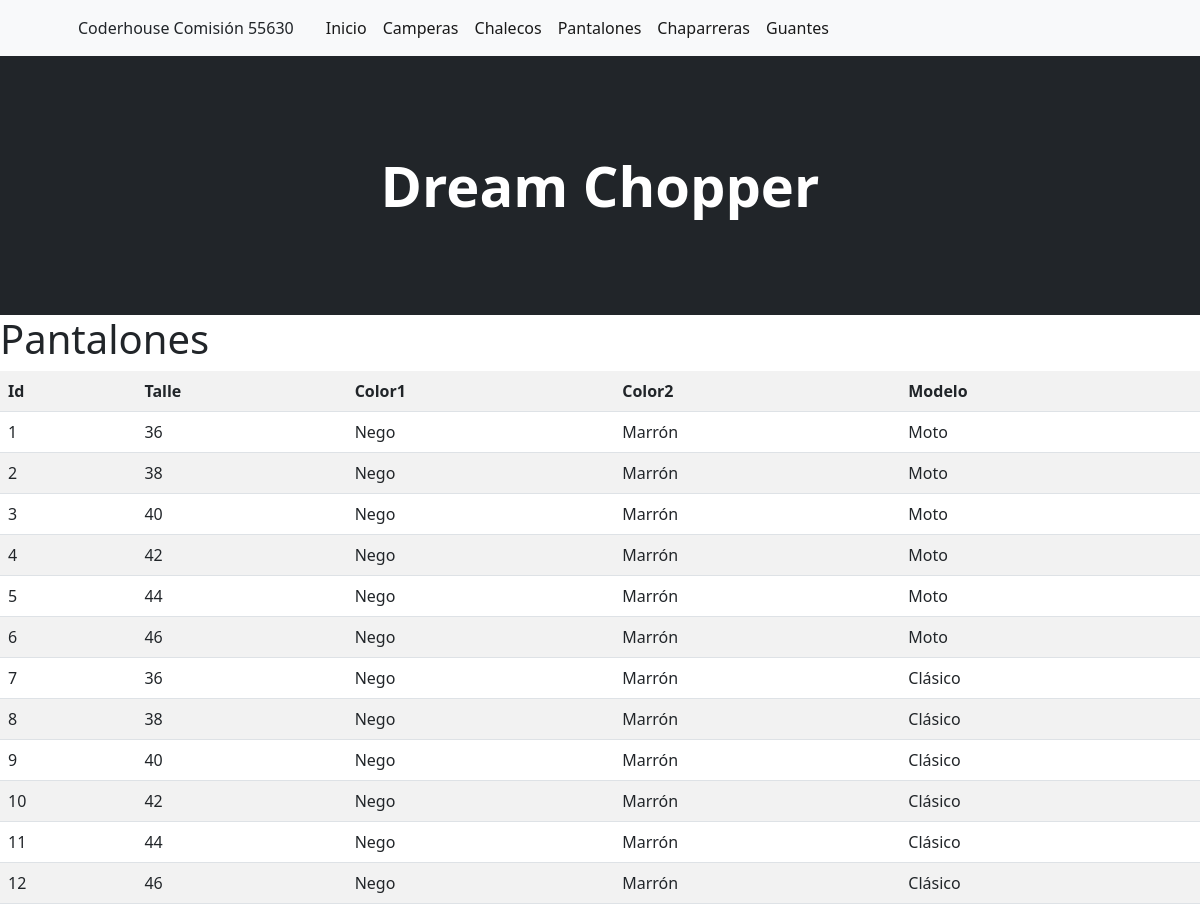
/pantalon/, run on an earlier commit of the app's database.
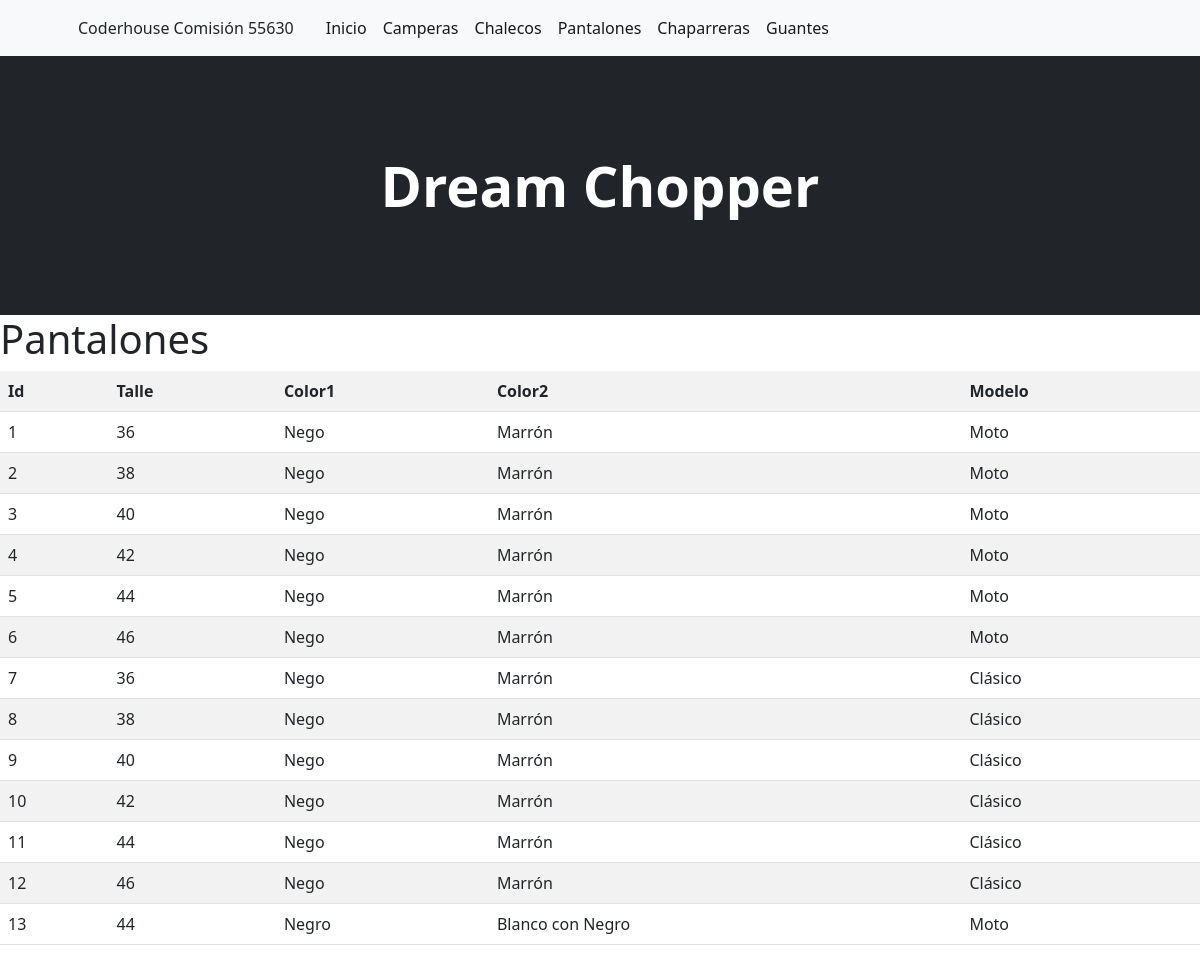
And on a later commit of the database.
### inicio/models.py (models this page shows, shortened)
class Pantalon(models.Model):
    talle = models.IntegerField()
    color1 = models.CharField(max_length=50)
    color2 = models.CharField(max_length=50)
    modelo = models.CharField(max_length=50)
    class Meta:
        verbose_name = "Pantalon"
        verbose_name_plural = "Pantalones"

### inicio/views.py (the view)
# urls.py: path('pantalon/', pantalon, name="pantalon" ),
def pantalon(request):
    contexto = {'pantalon': Pantalon.objects.all() }
    return render(request, "inicio/pantalon.html", contexto)

### inicio/templates/inicio/pantalon.html
{% extends 'inicio/base.html' %}
{% load static %}
{% block contenido %}
    <h1>Pantalones</h1>
    <table class="table table-striped">
        <tr>
            <th>Id</th>
            <th>Talle</th>
            <th>Color1</th>
            <th>Color2</th>
            <th>Modelo</th>
        </tr>
    {% for c in pantalon %}
        <tr>
            <td>{{ c.id }}</td>
            <td>{{ c.talle }}</td>
            <td>{{ c.color1 }}</td>
            <td>{{ c.color2 }}</td>
            <td>{{ c.modelo }}</td>
        </tr>
    {% endfor %}
    </table>
{% endblock contenido %}

What changed in the data, as far as the page shows it:
added Pantalon: id "13", talle "44", color1 "Negro", color2 "Blanco con Negro", modelo "Moto"
